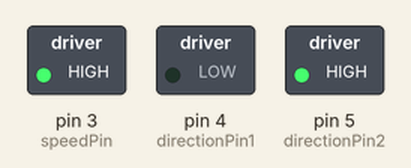
A sketch run on a simulated Arduino Uno, built with avr-gcc and run on an emulated ATmega328P. Parts: switched loads named in the sketch (green lamp = pin HIGH).

Above: at 0.1 s.
Timing chart, 0 to 1.6 s (numbered marks = the images above):
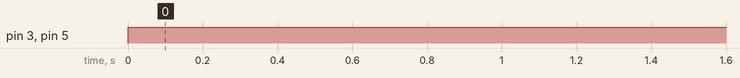

The sketch:

DC_Motor_with_Fan.ino
```cpp
const int speedPin = 3;
const int directionPin1 = 4;
const int directionPin2 = 5;
const int motorSpeed = 255;

void setup() {
  pinMode(speedPin, OUTPUT);
  pinMode(directionPin1, OUTPUT);
  pinMode(directionPin2, OUTPUT);
  Serial.begin(9600);
}

void loop() {
  digitalWrite(directionPin1, LOW);
  digitalWrite(directionPin2, HIGH);
  analogWrite(speedPin, motorSpeed);
}
```

Measured:
- by itself, pin 3 (speedPin), pin 5 (directionPin2): LOW → HIGH at 0.00 s
